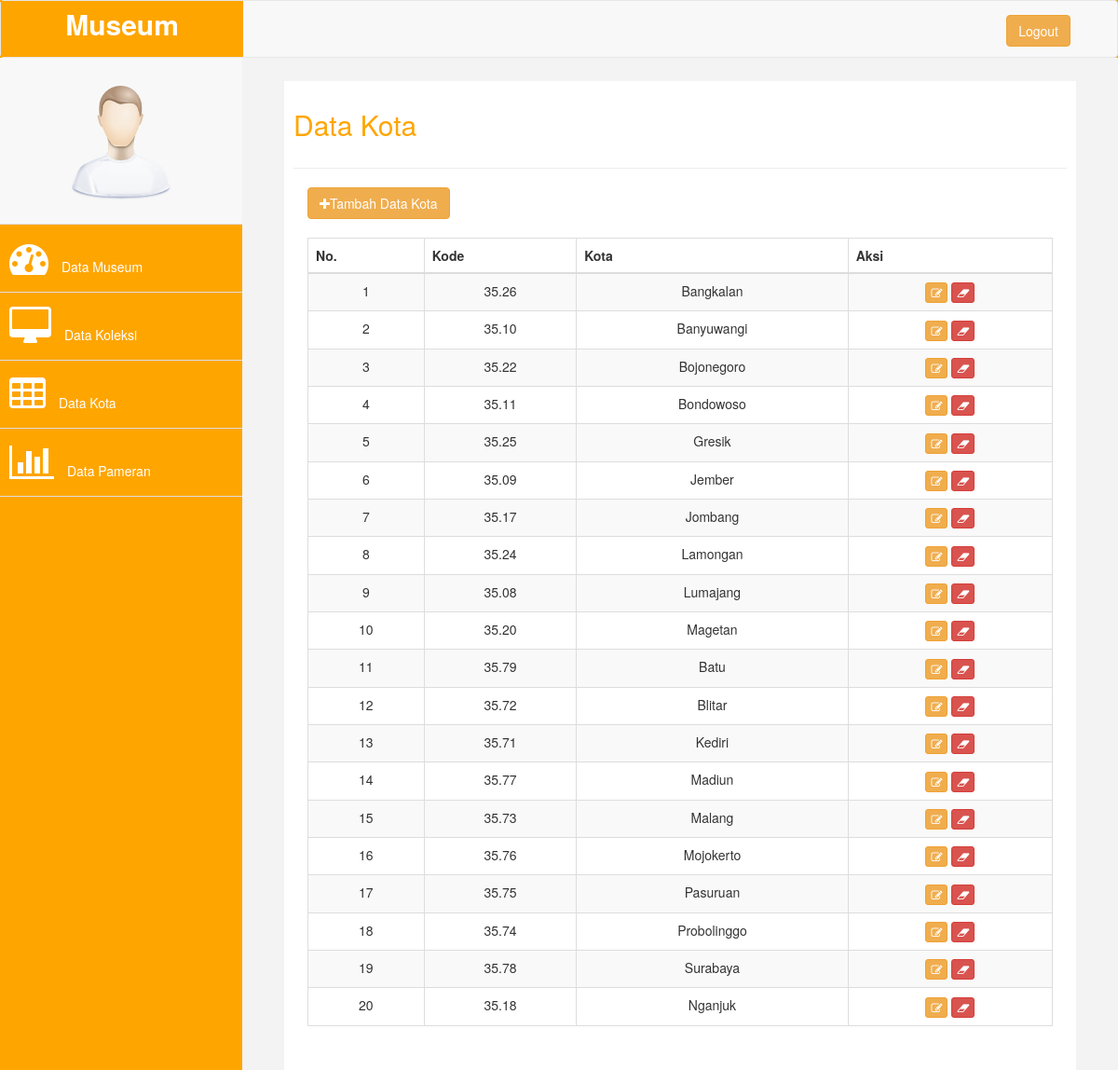
Page /index.php/admin/c_data_kota/data_kota on the committed database.
### tables this page shows
CREATE TABLE `tb_kota` (
  `id_kota` int(11) NOT NULL,
  `kode` varchar(255) NOT NULL,
  `kota` varchar(255) NOT NULL
);

### application/controllers/admin/c_data_kota.php (called while the page is built, shortened)
<?php
	class c_data_kota extends CI_Controller
	{
		public function __construct()
		{
			$this->load->model('m_data_kota');
		}
		public function data_kota()
	{
		$data['data'] = $this->m_data_kota->tampil_kota();
		$this->load->view('admin/v_data_kota.php', $data);
	}
}
?>

### index.php (called while the page is built, shortened)
<?php
require_once BASEPATH.'core/CodeIgniter.php';

### application/models/m_data_kota.php (called while the page is built, shortened)
<?php
	class m_data_kota extends CI_Model
	{
		public function tampil_kota()
		{
			return $hsl=$this->db->get("tb_kota")->result_array();
		}
	}
?>

### application/views/admin/v_data_kota.php (the view, shortened to what this page needs)
<?php
  include(APPPATH.'views/admin/v_header.php');
?>
<?php
  include(APPPATH.'views/admin/v_sidebar.php');
?>
<div id="page-wrapper" >
    <div class="row">
    <div class="col-md-12 grid-margin">
      <div class="col-lg-12 grid-margin stretch-card">
        <div class="card">
          <div class="card-body">
            <div id="page-inner">
                <div class="row">
                    <div class="col-md-12">
                     <h2 style="color: orange">Data Kota</h2>
                    </div>
                </div>
<hr />
  <div class="row">
    <div class="col-md-12 grid-margin">
      <div class="col-lg-12 grid-margin stretch-card">
        <div class="card">
          <div class="card-body">
            <a href="<?php echo base_url('admin/c_data_kota/tambah_kota') ?>" class="btn btn-md btn-warning"><i class="fa fa-plus"></i>Tambah Data Kota</a>
            <table class="table table-bordered table-striped" style="margin-top: 20px;text-align: center;">
              <thead>
                <tr>
                  <th> No. </th>
                  <th> Kode </th>
                  <th> Kota </th>
                  <th> Aksi </th>
                </tr>
              </thead>
              <tbody>
                <tr>
                  <?php
                    $id_kota = 0;
                    foreach ($data as $admin) :
                    $id_kota++
                  ?>
                  <td><?php echo $id_kota ?></td>
                  <td><?php echo $admin['kode'] ?></td>
                  <td><?php echo $admin['kota'] ?></td>
                  <td>
                    <a href="<?php echo base_url('admin/c_data_kota/edit_kota/') ?><?php echo $admin['id_kota']; ?>" class="btn btn-xs btn-warning"><i class="fa fa-edit"></i></a>
                    <a href="<?php echo base_url('admin/c_data_kota/hapus_kota/') ?><?php echo $admin['id_kota']; ?>" class="btn btn-xs btn-danger" onclick = "return confirm('Yakin ingin menghapus data?')"><i class="fa fa-eraser"></i></a>
                  </td>
                </tr>
                <?php endforeach; ?>
              </tbody>
            </table>
          </div>
        </div>
      </div>
    </div>
  </div>
</div>

### application/views/admin/v_header.php (shortened to what this page needs)
<!DOCTYPE html>
<html xmlns="http://www.w3.org/1999/xhtml">
<head>
    <link href="<?php echo base_url('css/bootstrap.css') ?>" rel="stylesheet" />
    <link href="<?php echo base_url('css/font-awesome.css') ?>" rel="stylesheet" />
    <link href="<?php echo base_url('js/morris/morris-0.4.3.min.css') ?>" rel="stylesheet" />
    <link href="<?php echo base_url('css/custom.css" rel="stylesheet') ?>" />
   <link rel="stylesheet" href="https://maxcdn.bootstrapcdn.com/bootstrap/3.4.0/css/bootstrap.min.css">
   <link href="//netdna.bootstrapcdn.com/font-awesome/4.1.0/css/font-awesome.min.css" rel="stylesheet">
</head>

### application/views/admin/v_sidebar.php (shortened to what this page needs)
<body>
  <div id="wrapper">
        <nav class="navbar navbar-default navbar-cls-top " role="navigation" style="margin-bottom: 0">
            <div class="navbar-header">
                <div >
                    <a style="color: white" class="navbar-brand" href="#">Museum</a>
                </div>
            </div>
  <div style="color: white;
padding: 15px 50px 5px 50px;
float: right;
font-size: 16px;">&nbsp;
<a href="#" class="btn btn-warning square-btn-adjust">Logout</a> </div>
        </nav>
                <nav class="navbar-default navbar-side" role="navigation">
            <div class="sidebar-collapse">
                <ul class="nav" id="main-menu">
				<li class="text-center">
                    <img src="<?php echo base_url('img/find_user.png') ?>" class="user-image img-responsive"/>
					</li>
                   <li>
                        <a href="<?php echo base_url('admin/c_data_museum/data_museum')?>">
                         <i class="fa fa-dashboard fa-3x"></i>
                            <span>Data Museum</span>
                        </a>
                    </li>
                    <li>
                    <a href="<?php echo base_url('admin/c_data_koleksi/data_koleksi')?>">
                        <i class="fa fa-desktop fa-3x"></i>
                            <span>Data Koleksi</span>
                        </a>
                    </li>
                    <li>
                    <a href="<?php echo base_url('admin/c_data_kota/data_kota')?>">
                     <i class="fa fa-table fa-3x""></i>
                            <span>Data Kota</span>
                        </a>
                    </li>
                    <li>
                    <a href="<?php echo base_url('admin/c_data_pameran/data_pameran')?>">
                     <i class="fa fa-bar-chart-o fa-3x"></i>
                            <span>Data Pameran</span>
                        </a>
                    </li>
                </ul>
            </div>
        </nav>

### css/custom.css (style rules this page uses)
body { font-family: 'Open Sans', sans-serif; }
#wrapper { width: 100%; background:orange; }
#page-wrapper { padding: 15px 15px; min-height: 600px; background:#F3F3F3; }
#page-inner { width:100%; margin:10px 20px 10px 0px; background-color:#fff!important; padding:10px; min-height:1200px; }
.text-center { text-align:center; }
h2 { color: #f00; }
.square-btn-adjust { border: 0px solid transparent; -webkit-border-radius: 0px; -moz-border-radius: 0px; border-radius: 0px; }
.user-image { margin: 25px auto; -webkit-border-radius: 10px; -moz-border-radius: 10px; border-radius: 10px; max-height:170px; max-width:170px; }
.navbar-cls-top .navbar-brand { color: #fff; background: orange; width: 260px; text-align: center; height: 60px; font-size: 30px; font-weight: 700; }
.sidebar-collapse , .sidebar-collapse .nav { background:none; }
.sidebar-collapse .nav { padding:0; }
.sidebar-collapse .nav > li > a { color:#fff; background:orange; text-shadow:none; }
.sidebar-collapse > .nav > li > a { padding:15px 10px; }
.sidebar-collapse > .nav > li { border-bottom: 1px solid rgba(107, 108, 109, 0.19); }
.navbar-side { border:none; background-color: white; }
.navbar-cls-top { background: #ffb833; border-bottom:none; }
.navbar-default { border:0px solid orange; background: #ffff; }
.navbar-header { background: #ffb833; }
.nav > li > a > i { margin-right:10px; }
@media (min-width:768px) { #page-wrapper { margin: 0 0 0 260px; padding: 15px 30px; min-height: 1200px; } }
@media (min-width:768px) { .navbar-side { z-index: 1; position: absolute; width: 260px; } }
@media (min-width:768px) { .navbar { border-radius: 0px; } }

### rows in the picture
tb_kota: kode "35.26", kota "Bangkalan"
tb_kota: kode "35.10", kota "Banyuwangi"
tb_kota: kode "35.22", kota "Bojonegoro"
tb_kota: kode "35.11", kota "Bondowoso"
tb_kota: kode "35.25", kota "Gresik"
tb_kota: kode "35.09", kota "Jember"
tb_kota: kode "35.17", kota "Jombang"
tb_kota: kode "35.24", kota "Lamongan"
tb_kota: kode "35.08", kota "Lumajang"
tb_kota: kode "35.20", kota "Magetan"
tb_kota: kode "35.79", kota "Batu"
tb_kota: kode "35.72", kota "Blitar"
tb_kota: kode "35.71", kota "Kediri"
tb_kota: kode "35.77", kota "Madiun"
tb_kota: kode "35.73", kota "Malang"
tb_kota: kode "35.76", kota "Mojokerto"
tb_kota: kode "35.75", kota "Pasuruan"
tb_kota: kode "35.74", kota "Probolinggo"
tb_kota: kode "35.78", kota "Surabaya"
tb_kota: kode "35.18", kota "Nganjuk"
